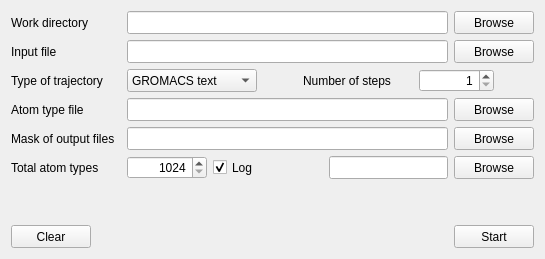
      <widget class="QWidget" name="trj">
       <attribute name="title">
        <string>Generate trajectory</string>
       </attribute>
       <layout class="QVBoxLayout" name="verticalLayout">
        <item>
         <layout class="QHBoxLayout" name="trj_layout_workDir">
          <item>
           <widget class="QLabel" name="trj_label_workDir">
            <property name="minimumSize">
             <size>
              <width>110</width>
              <height>23</height>
             </size>
            </property>
            <property name="text">
             <string>Work directory</string>
            </property>
           </widget>
          </item>
          <item>
           <widget class="QLineEdit" name="trj_lineEdit_workDir">
            <property name="minimumSize">
             <size>
              <width>280</width>
              <height>23</height>
             </size>
            </property>
           </widget>
          </item>
          <item>
           <widget class="QPushButton" name="trj_pushButton_workDir">
            <property name="minimumSize">
             <size>
              <width>80</width>
              <height>23</height>
             </size>
            </property>
            <property name="text">
             <string>Browse</string>
            </property>
            <property name="autoDefault">
             <bool>true</bool>
            </property>
           </widget>
          </item>
         </layout>
        </item>
        <item>
         <layout class="QHBoxLayout" name="trj_layout_input">
          <item>
           <widget class="QLabel" name="trj_label_input">
            <property name="minimumSize">
             <size>
              <width>110</width>
              <height>23</height>
             </size>
            </property>
            <property name="text">
             <string>Input file</string>
            </property>
           </widget>
          </item>
          <item>
           <widget class="QLineEdit" name="trj_lineEdit_input">
            <property name="minimumSize">
             <size>
              <width>280</width>
              <height>23</height>
             </size>
            </property>
           </widget>
          </item>
          <item>
           <widget class="QPushButton" name="trj_pushButton_input">
            <property name="minimumSize">
             <size>
              <width>80</width>
              <height>23</height>
             </size>
            </property>
            <property name="text">
             <string>Browse</string>
            </property>
            <property name="autoDefault">
             <bool>true</bool>
            </property>
           </widget>
          </item>
         </layout>
        </item>
        <item>
         <layout class="QHBoxLayout" name="trj_layout_opt_1">
          <item>
           <widget class="QLabel" name="trj_label_type">
            <property name="minimumSize">
             <size>
              <width>110</width>
              <height>23</height>
             </size>
            </property>
            <property name="text">
             <string>Type of trajectory</string>
            </property>
           </widget>
          </item>
          <item>
           <widget class="QComboBox" name="trj_comboBox_type">
            <property name="minimumSize">
             <size>
              <width>130</width>
              <height>23</height>
             </size>
            </property>
            <item>
             <property name="text">
              <string>GROMACS text</string>
             </property>
            </item>
            <item>
             <property name="text">
              <string>PUMA</string>
             </property>
            </item>
           </widget>
          </item>
          <item>
           <spacer name="horizontalSpacer_2">
            <property name="orientation">
             <enum>Qt::Horizontal</enum>
            </property>
            <property name="sizeHint" stdset="0">
             <size>
              <width>40</width>
              <height>20</height>
             </size>
            </property>
           </spacer>
          </item>
          <item>
           <widget class="QLabel" name="trj_label_steps">
            <property name="minimumSize">
             <size>
              <width>110</width>
              <height>23</height>
             </size>
            </property>
            <property name="text">
             <string>Number of steps</string>
            </property>
           </widget>
          </item>
          <item>
           <widget class="QSpinBox" name="trj_spinBox_steps">
            <property name="minimumSize">
             <size>
              <width>75</width>
              <height>23</height>
             </size>
            </property>
            <property name="alignment">
             <set>Qt::AlignRight|Qt::AlignTrailing|Qt::AlignVCenter</set>
            </property>
            <property name="minimum">
             <number>1</number>
            </property>
            <property name="maximum">
             <number>999</number>
            </property>
           </widget>
          </item>
          <item>
           <spacer name="horizontalSpacer_7">
            <property name="orientation">
             <enum>Qt::Horizontal</enum>
            </property>
            <property name="sizeHint" stdset="0">
             <size>
              <width>40</width>
              <height>20</height>
             </size>
            </property>
           </spacer>
          </item>
         </layout>
        </item>
        <item>
         <layout class="QHBoxLayout" name="trj_layout_atoms">
          <item>
           <widget class="QLabel" name="trj_label_atoms">
            <property name="minimumSize">
             <size>
              <width>110</width>
              <height>23</height>
             </size>
            </property>
            <property name="text">
             <string>Atom type file</string>
            </property>
           </widget>
          </item>
          <item>
           <widget class="QLineEdit" name="trj_lineEdit_atoms">
            <property name="minimumSize">
             <size>
              <width>280</width>
              <height>23</height>
             </size>
            </property>
           </widget>
          </item>
          <item>
           <widget class="QPushButton" name="trj_pushButton_atoms">
            <property name="minimumSize">
             <size>
              <width>80</width>
              <height>23</height>
             </size>
            </property>
            <property name="text">
             <string>Browse</string>
            </property>
            <property name="autoDefault">
             <bool>true</bool>
            </property>
           </widget>
          </item>
         </layout>
        </item>
        <item>
         <layout class="QHBoxLayout" name="trj_layout_output">
          <item>
           <widget class="QLabel" name="trj_label_output">
            <property name="minimumSize">
             <size>
              <width>110</width>
              <height>23</height>
             </size>
            </property>
            <property name="text">
             <string>Mask of output files</string>
            </property>
           </widget>
          </item>
          <item>
           <widget class="QLineEdit" name="trj_lineEdit_output">
            <property name="minimumSize">
             <size>
              <width>320</width>
              <height>23</height>
             </size>
            </property>
           </widget>
          </item>
          <item>
           <widget class="QPushButton" name="trj_pushButton_output">
            <property name="minimumSize">
             <size>
              <width>80</width>
              <height>23</height>
             </size>
            </property>
            <property name="text">
             <string>Browse</string>
            </property>
            <property name="autoDefault">
             <bool>true</bool>
            </property>
           </widget>
          </item>
         </layout>
        </item>
        <item>
         <layout class="QHBoxLayout" name="trj_layout_opt_2">
          <item>
           <widget class="QLabel" name="trj_label_totalTypes">
            <property name="minimumSize">
             <size>
              <width>110</width>
              <height>23</height>
             </size>
            </property>
            <property name="text">
             <string>Total atom types</string>
            </property>
           </widget>
          </item>
          <item>
           <widget class="QSpinBox" name="trj_spinBox_totalTypes">
            <property name="minimumSize">
             <size>
              <width>80</width>
              <height>23</height>
             </size>
            </property>
            <property name="layoutDirection">
             <enum>Qt::LeftToRight</enum>
            </property>
            <property name="alignment">
             <set>Qt::AlignRight|Qt::AlignTrailing|Qt::AlignVCenter</set>
            </property>
            <property name="minimum">
             <number>1024</number>
            </property>
            <property name="maximum">
             <number>999999</number>
            </property>
           </widget>
          </item>
          <item>
           <widget class="QCheckBox" name="trj_checkBox_log">
            <property name="minimumSize">
             <size>
              <width>110</width>
              <height>23</height>
             </size>
            </property>
            <property name="text">
             <string>Log</string>
            </property>
            <property name="checked">
             <bool>true</bool>
            </property>
           </widget>
          </item>
          <item>
           <widget class="QLineEdit" name="trj_lineEdit_log">
            <property name="minimumSize">
             <size>
              <width>80</width>
              <height>23</height>
             </size>
            </property>
           </widget>
          </item>
          <item>
           <widget class="QPushButton" name="trj_pushButton_log">
            <property name="minimumSize">
             <size>
              <width>80</width>
              <height>23</height>
             </size>
            </property>
            <property name="text">
             <string>Browse</string>
            </property>
            <property name="autoDefault">
             <bool>true</bool>
            </property>
           </widget>
          </item>
         </layout>
        </item>
        <item>
         <spacer name="verticalSpacer">
          <property name="orientation">
           <enum>Qt::Vertical</enum>
          </property>
          <property name="sizeHint" stdset="0">
           <size>
            <width>20</width>
            <height>40</height>
           </size>
          </property>
         </spacer>
        </item>
        <item>
         <layout class="QHBoxLayout" name="trj_layout_buttons">
          <item>
           <widget class="QPushButton" name="trj_pushButton_clear">
            <property name="minimumSize">
             <size>
              <width>80</width>
              <height>23</height>
             </size>
            </property>
            <property name="text">
             <string>Clear</string>
            </property>
            <property name="autoDefault">
             <bool>true</bool>
            </property>
           </widget>
          </item>
          <item>
           <spacer name="horizontalSpacer">
            <property name="orientation">
             <enum>Qt::Horizontal</enum>
            </property>
            <property name="sizeHint" stdset="0">
             <size>
              <width>40</width>
              <height>20</height>
             </size>
            </property>
           </spacer>
          </item>
          <item>
           <widget class="QPushButton" name="trj_pushButton_start">
            <property name="minimumSize">
             <size>
              <width>80</width>
              <height>23</height>
             </size>
            </property>
            <property name="maximumSize">
             <size>
              <width>16777215</width>
              <height>16777215</height>
             </size>
            </property>
            <property name="text">
             <string>Start</string>
            </property>
            <property name="autoDefault">
             <bool>true</bool>
            </property>
           </widget>
          </item>
         </layout>
        </item>
       </layout>
      </widget>
